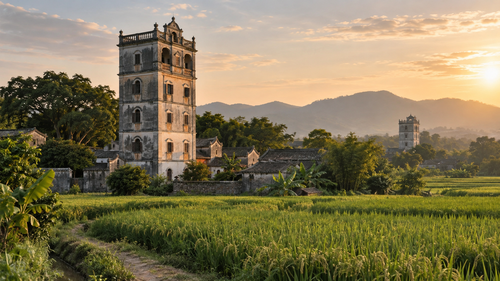
#> input picture 制作源文件/video-v2/images/tower-wide.png, 500 x 281 px, shrunk from 1672 x 941 before the run, found by its file name
$ python optimize-assets.py
#> lines starting #> are read from the running program, lines starting #| are printed output that depends on the picture
"""Build static-site images from the four independent V2 cinematic originals.

Usage: python optimize-assets.py [--quality 84]

The four equally sized native images are not enlarged or cropped. HTTP reads one
scene at a time; file:// uses the WebP atlas embedded in atlas-data.js.
Do not regenerate a redundant lossless atlas inside the deployment directory.
"""

import argparse
import base64
import io
import json
from pathlib import Path

from PIL import Image, features


def main():
    parser = argparse.ArgumentParser(description=__doc__)
    parser.add_argument("--quality", type=int, default=84)
    args = parser.parse_args()
    if not 1 <= args.quality <= 100:
        parser.error("--quality must be between 1 and 100")
    if not features.check("webp"):
        raise RuntimeError("This Pillow installation does not support WebP")

    project = Path(__file__).resolve().parents[1]
    source = project / "video-v2" / "images"
    assets = project / "site" / "dist" / "assets"
    names = ("tower-wide.png", "street-wide.png", "river-wide.png", "peel-wide.png")
    scenes = []
    for name in names:
        with Image.open(source / name) as image:
#> image is the input picture: PIL image 500x281 RGB; mean R, G, B 130.8, 119.8, 85.9
            image.load()
            scenes.append(image.convert("RGB"))
    size = scenes[0].size
#> size = (500, 281)
    if any(image.size != size for image in scenes):
        raise ValueError("Four native source images must have equal dimensions")

    width, height = size
#> width = 500; height = 281
    atlas = Image.new("RGB", (width * 2, height * 2))
#> atlas: PIL image 1000x562 RGB; every value is 0
    for index, image in enumerate(scenes):
        atlas.paste(image, (index % 2 * width, index // 2 * height))
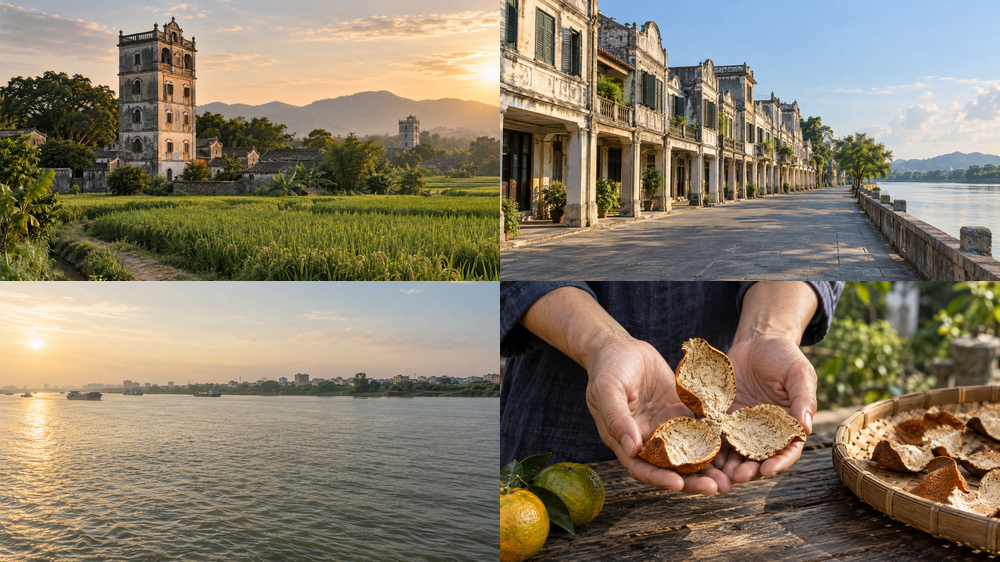
#> atlas: PIL image 1000x562 RGB; mean R, G, B 135.2, 124.7, 105.1

    outputs = [(f"scene-{index}.webp", image) for index, image in enumerate(scenes)]
    outputs.append(("jiangmen-atlas.webp", atlas))
    report = {
        "generation": "V2 independent AI cinematic images",
        "quality": args.quality,
        "method": 6,
        "native_scene_size": list(size),
        "resampled": False,
        "sources": list(names),
        "files": [],
    }
#> report = {'generation': 'V2 independent AI cinematic images', 'quality': 84, 'method': 6, 'native_scene_size': [500, 281], 'resampled': False, 'sources': ['tower-wide.png', 'street-wide.png', 'river-wide.png', 'peel-wide.png'], 'files': []}
    for name, image in outputs:
        target = assets / name
        image.save(target, "WEBP", quality=args.quality, method=6)
        with Image.open(target) as encoded:
            encoded.load()
            if encoded.size != image.size or encoded.format != "WEBP":
                raise RuntimeError(f"Invalid generated image: {target}")
#> (the run stopped early here; a loop or call above may not have finished)
